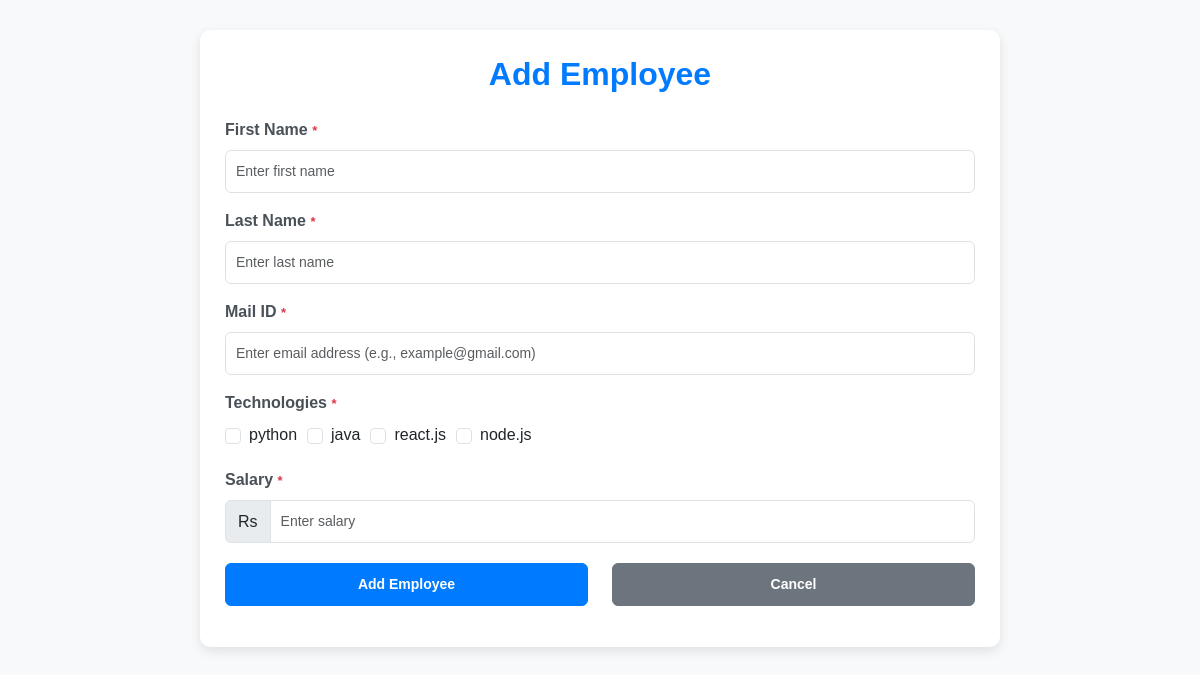
Screenshot of /add/ with the database file from the repository.
### taskapp/models.py (models this page shows, shortened)
class Technology(models.Model):  # Corrected model name to "Technology" (follow PascalCase convention)
    name = models.CharField(max_length=50)  # Added max_length to CharField (required)

### taskapp/views.py (the view, shortened to what this page needs)
# urls.py: path('add/',views.add_records,name='add'),
def add_records(request):
    technologies = Technology.objects.all()
    return render(request, 'taskapp/add.html', {'technologies': technologies})

### templates/taskapp/add.html (shortened to what this page needs)
<!DOCTYPE html>
<html lang="en">
<head>
    <link rel="stylesheet" href="https://cdnjs.cloudflare.com/ajax/libs/bootstrap/5.3.0/css/bootstrap.min.css">
</head>
<body>
    <div class="container">
        <h2>Add Employee</h2>
        <form action="" method="POST">
            <div class="mb-3">
                <label for="first_name" class="form-label">First Name <span class="text-danger">*</span></label>
                <input
                    type="text"
                    id="first_name"
                    name="first_name"
                    class="form-control"
                    placeholder="Enter first name"
                    value="{{ form_data.first_name|default:'' }}"
                    required>
            </div>
            <div class="mb-3">
                <label for="last_name" class="form-label">Last Name <span class="text-danger">*</span></label>
                <input
                    type="text"
                    id="last_name"
                    name="last_name"
                    class="form-control"
                    placeholder="Enter last name"
                    value="{{ form_data.last_name|default:'' }}"
                    required>
            </div>
            <div class="mb-3">
                <label for="mail_id" class="form-label">Mail ID <span class="text-danger">*</span></label>
                <input
                    type="email"
                    id="mail_id"
                    name="mail_id"
                    class="form-control"
                    placeholder="Enter email address (e.g., example@gmail.com)"
                    value="{{ form_data.mail_id|default:'' }}"
                    required>
            </div>
            <div class="mb-3">
                <label for="technologies" class="form-label">Technologies <span class="text-danger">*</span></label>
                <div class="checkbox-group">
                    {% for tech in technologies %}
                        <div class="form-check">
                            <input
                                type="checkbox"
                                class="form-check-input"
                                name="technologies"
                                value="{{ tech.id }}"
                                id="tech_{{ tech.id }}"
                                {% if tech.id|stringformat:"s" in form_data.selected_technologies %}checked{% endif %}>
                            <label class="form-check-label" for="tech_{{ tech.id }}">{{ tech.name }}</label>
                        </div>
                    {% endfor %}
                </div>
            </div>
            <div class="mb-3">
                <label for="salary" class="form-label">Salary <span class="text-danger">*</span></label>
                <div class="input-group">
                    <span class="input-group-text">Rs</span>
                    <input
                        type="number"
                        id="salary"
                        name="salary"
                        class="form-control"
                        placeholder="Enter salary"
                        value="{{ form_data.salary|default:'' }}"
                        required>
                </div>
            </div>
            <div class="row mb-3">
                <div class="col">
                    <button type="submit" class="btn btn-primary w-100">Add Employee</button>
                </div>
                <div class="col">
                    <a href="{% url 'index' %}" class="btn btn-secondary w-100">Cancel</a>
                </div>
            </div>
        </form>
    </div>
</body>
</html>

### templates/taskapp/add.html (style rules this page uses)
body { background-color: #f8f9fa; font-family: 'Arial', sans-serif; }
.container { margin-top: 30px; max-width: 800px; padding: 25px; background-color: white; border-radius: 10px; box-shadow: 0 4px 12px rgba(0, 0, 0, 0.1); }
h2 { text-align: center; color: #007bff; margin-bottom: 25px; font-weight: bold; }
.form-label { font-weight: 600; color: #495057; }
.form-control { border-radius: 6px; padding: 10px; font-size: 14px; }
.input-group-text { background-color: #e9ecef; border-radius: 6px 0 0 6px; font-weight: 500; }
.btn { font-size: 14px; padding: 10px; border-radius: 6px; font-weight: 600; }
.btn-primary { background-color: #007bff; border-color: #007bff; }
.btn-secondary { background-color: #6c757d; border-color: #6c757d; }
.checkbox-group { display: flex; flex-wrap: wrap; gap: 10px; }
.form-check { margin-bottom: 5px; }
.form-check-input { margin-top: 0.3em; }
.text-danger { font-size: 13px; margin-top: 5px; }
.row.mb-3 { margin-top: 20px; }

### rows the page displays
Technology: name "python"
Technology: name "java"
Technology: name "react.js"
Technology: name "node.js"
